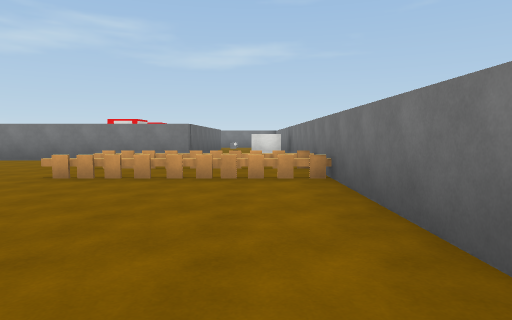
[1] (above)

18 first-person views from a walk through a scene from a Unity 3-D project. The camera is 1.3 m above the floor, tilts 4° down and sees 75° across. The floor is counted in squares, 2 m on a side. Each view is taken from the middle of a square. On the plan, view 1 faces up. The plan holds only what a view shows up to about 10 squares ahead; the rest is blank. The place goes on beyond the plan. The player character is not drawn. Surface patterns are stand-ins for the level's own textures.

[2]
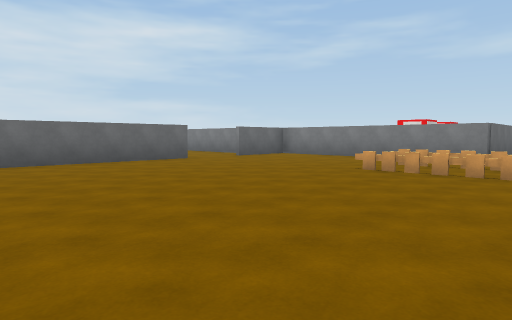

[3]
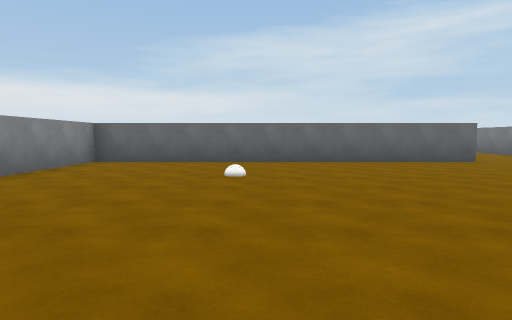

[4]
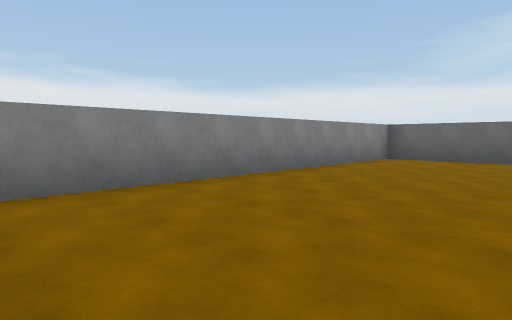

[5]
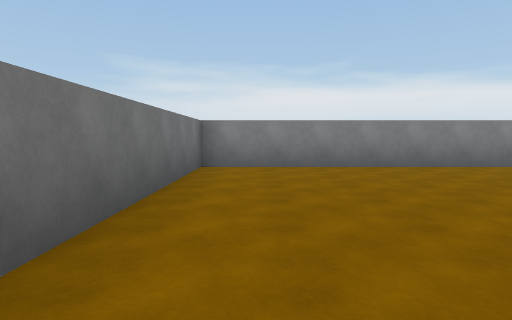

[6]
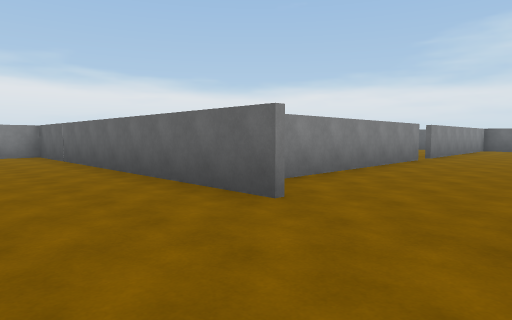

[7]
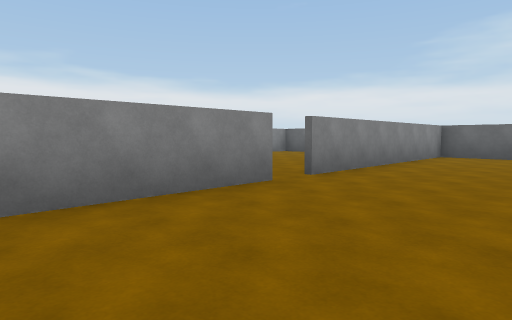

[8]
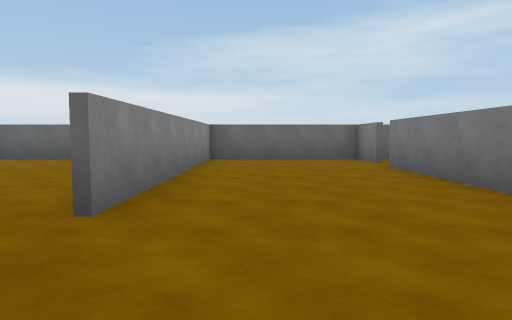

[9]
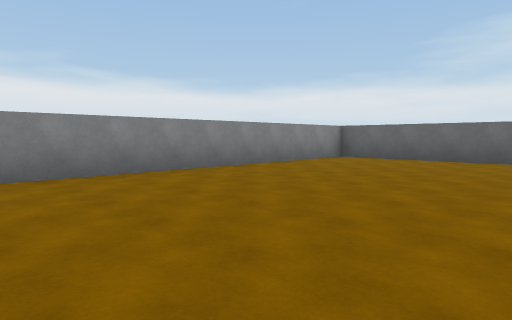

[10]
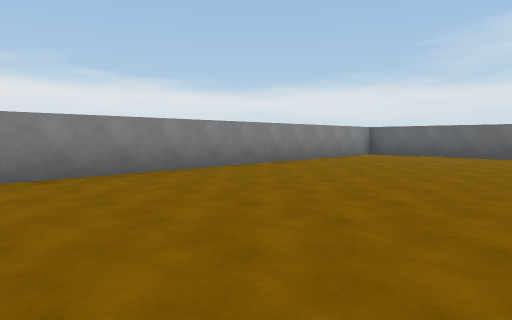

[11]
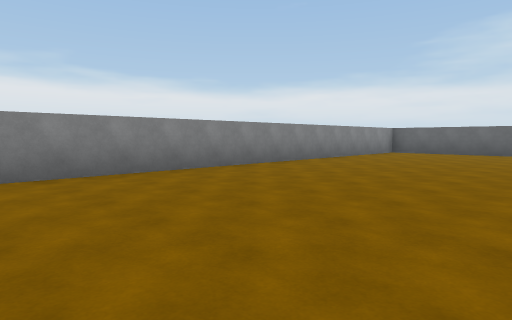

[12]
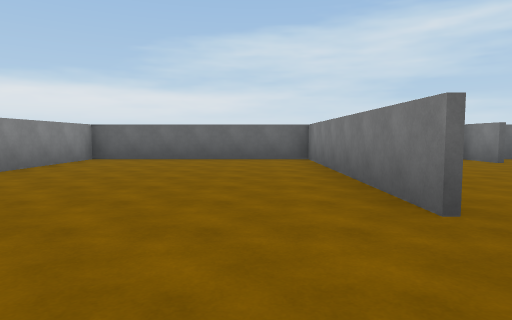

[13]
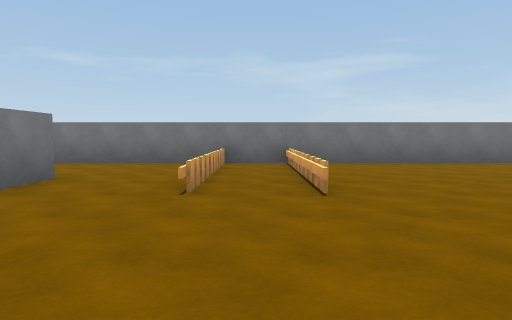

[14]
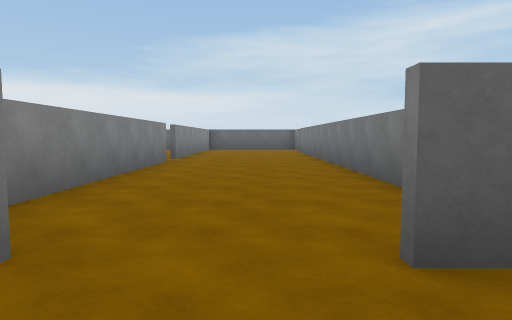

[15]
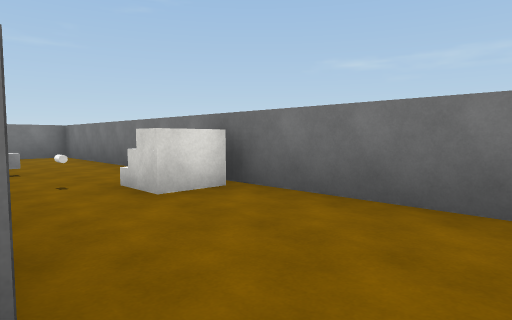

[16]
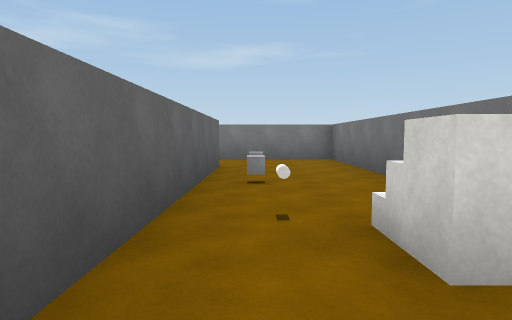

[17]
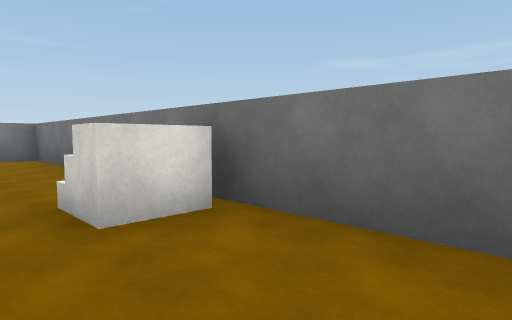

[18]
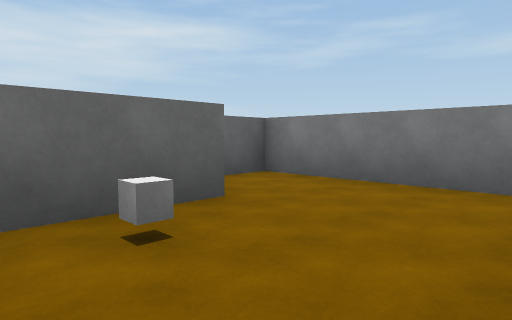

### Floor plan
Ten units are one square. View 1 is at (0, 0); x grows to the right and y downward. Boxes are objects, and circles mark ways between rooms. Rooms are numbered by the first view taken in them; rooms with no view inside come last. Other rooms are left out.
<svg viewBox="-241 -201 258 258">
<path fill="none" stroke="#000" d="M-86 -48 -86 52 12 52 12 -65M-86 -74 -86 -68M-111 -79 -212 -79M-18 -91 -71 -91M-158 -37 -99 -37M-221 -79 -236 -79 -236 -40M-236 -37 -166 -37M-34 -53 11 -53M12 -52 -34 -52M12 -68 -34 -68M-166 -35 -236 -35M-236 -40 -236 27 -106 27M-18 -174 -18 -91M12 -65 12 -196 -33 -196 -33 -185"/>
<rect x="-15" y="-135" width="10" height="10" fill="#bbb"><title>cylinder</title></rect>
<rect x="-15" y="-155" width="10" height="10" fill="#bbb"><title>grey cube</title></rect>
<rect x="-15" y="-165" width="10" height="10" fill="#bbb"><title>grey cube</title></rect>
<circle cx="-160" cy="-40" r="3" fill="#2a7"/>
<circle cx="-15" cy="-70" r="3" fill="#2a7"/>
<circle cx="-25" cy="-80" r="3" fill="#2a7"/>
<text x="-70" y="-20">1</text>
<text x="-170" y="-10">2</text>
<text x="0" y="-140">3</text>
</svg>
Room 1 opens to room 2. Room 1 opens to room 3.

Where each view was taken, in squares from view 1:
view 1: 0 up, 0 right, facing up
view 2: 1 down, 0 right, facing up-left
view 3: 1 down, 0 right, facing left
view 4: 1 down, 1 right, facing down-left
view 5: 2 up, 0 right, facing down
view 6: 7 up, 6 left, facing down-left
view 7: 7 up, 12 left, facing down-left
view 8: 5 up, 14 left, facing left
view 9: 3 up, 14 left, facing down-left
view 10: 3 up, 12 left, facing down-left
view 11: 3 up, 10 left, facing down-left
view 12: 2 up, 14 left, facing left
view 13: 6 up, 7 left, facing right
view 14: 6 up, 7 left, facing left
view 15: 8 up, 2 left, facing up-right
view 16: 10 up, 1 left, facing up
view 17: 9 up, 1 left, facing up-right
view 18: 15 up, 1 right, facing up-left
